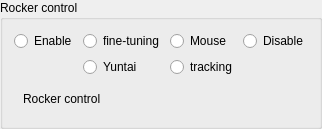
       <widget class="QGroupBox" name="groupBox_54_JoystickControl_Common">
        <property name="sizePolicy">
         <sizepolicy hsizetype="Minimum" vsizetype="Minimum">
          <horstretch>0</horstretch>
          <verstretch>0</verstretch>
         </sizepolicy>
        </property>
        <property name="minimumSize">
         <size>
          <width>2</width>
          <height>2</height>
         </size>
        </property>
        <property name="title">
         <string>Rocker control</string>
        </property>
        <layout class="QGridLayout" name="gridLayout_14">
         <item row="1" column="2">
          <widget class="QRadioButton" name="radioButton_JoystickEnableTracking_Common">
           <property name="sizePolicy">
            <sizepolicy hsizetype="Minimum" vsizetype="Fixed">
             <horstretch>0</horstretch>
             <verstretch>0</verstretch>
            </sizepolicy>
           </property>
           <property name="minimumSize">
            <size>
             <width>2</width>
             <height>2</height>
            </size>
           </property>
           <property name="text">
            <string>tracking</string>
           </property>
           <attribute name="buttonGroup">
            <string notr="true">buttonGroup_54_Joystick_Common</string>
           </attribute>
          </widget>
         </item>
         <item row="0" column="2">
          <widget class="QRadioButton" name="radioButton_JoystickEnableMouse_Common">
           <property name="sizePolicy">
            <sizepolicy hsizetype="Minimum" vsizetype="Fixed">
             <horstretch>0</horstretch>
             <verstretch>0</verstretch>
            </sizepolicy>
           </property>
           <property name="minimumSize">
            <size>
             <width>2</width>
             <height>2</height>
            </size>
           </property>
           <property name="text">
            <string>Mouse</string>
           </property>
           <attribute name="buttonGroup">
            <string notr="true">buttonGroup_54_GimbalControl_Tracking_Common</string>
           </attribute>
          </widget>
         </item>
         <item row="2" column="0" colspan="4">
          <widget class="QWidget" name="widget_JoystickWidget_Common" native="true">
           <property name="sizePolicy">
            <sizepolicy hsizetype="Minimum" vsizetype="Minimum">
             <horstretch>0</horstretch>
             <verstretch>0</verstretch>
            </sizepolicy>
           </property>
           <property name="minimumSize">
            <size>
             <width>2</width>
             <height>2</height>
            </size>
           </property>
           <layout class="QHBoxLayout" name="horizontalLayout_3">
            <item>
             <widget class="JoystickWidget" name="label_JoystickWidget_Common">
              <property name="sizePolicy">
               <sizepolicy hsizetype="Minimum" vsizetype="Minimum">
                <horstretch>0</horstretch>
                <verstretch>0</verstretch>
               </sizepolicy>
              </property>
              <property name="minimumSize">
               <size>
                <width>2</width>
                <height>2</height>
               </size>
              </property>
              <property name="text">
               <string>Rocker control</string>
              </property>
             </widget>
            </item>
           </layout>
          </widget>
         </item>
         <item row="0" column="3">
          <widget class="QRadioButton" name="radioButton_JoystickDisEnable_Common">
           <property name="sizePolicy">
            <sizepolicy hsizetype="Minimum" vsizetype="Fixed">
             <horstretch>0</horstretch>
             <verstretch>0</verstretch>
            </sizepolicy>
           </property>
           <property name="minimumSize">
            <size>
             <width>2</width>
             <height>2</height>
            </size>
           </property>
           <property name="text">
            <string>Disable</string>
           </property>
           <attribute name="buttonGroup">
            <string notr="true">buttonGroup_54_GimbalControl_Tracking_Common</string>
           </attribute>
          </widget>
         </item>
         <item row="0" column="1">
          <widget class="QRadioButton" name="radioButton_JoystickEnableFine_Common">
           <property name="sizePolicy">
            <sizepolicy hsizetype="Minimum" vsizetype="Fixed">
             <horstretch>0</horstretch>
             <verstretch>0</verstretch>
            </sizepolicy>
           </property>
           <property name="minimumSize">
            <size>
             <width>2</width>
             <height>2</height>
            </size>
           </property>
           <property name="text">
            <string>fine-tuning</string>
           </property>
           <attribute name="buttonGroup">
            <string notr="true">buttonGroup_54_GimbalControl_Tracking_Common</string>
           </attribute>
          </widget>
         </item>
         <item row="0" column="0">
          <widget class="QRadioButton" name="radioButton_JoystickEnable_Common">
           <property name="sizePolicy">
            <sizepolicy hsizetype="Minimum" vsizetype="Fixed">
             <horstretch>0</horstretch>
             <verstretch>0</verstretch>
            </sizepolicy>
           </property>
           <property name="minimumSize">
            <size>
             <width>2</width>
             <height>2</height>
            </size>
           </property>
           <property name="text">
            <string>Enable</string>
           </property>
           <attribute name="buttonGroup">
            <string notr="true">buttonGroup_54_GimbalControl_Tracking_Common</string>
           </attribute>
          </widget>
         </item>
         <item row="1" column="1">
          <widget class="QRadioButton" name="radioButton_JoystickEnableGimbal_Common">
           <property name="sizePolicy">
            <sizepolicy hsizetype="Minimum" vsizetype="Fixed">
             <horstretch>0</horstretch>
             <verstretch>0</verstretch>
            </sizepolicy>
           </property>
           <property name="minimumSize">
            <size>
             <width>2</width>
             <height>2</height>
            </size>
           </property>
           <property name="text">
            <string>Yuntai</string>
           </property>
           <attribute name="buttonGroup">
            <string notr="true">buttonGroup_54_Joystick_Common</string>
           </attribute>
          </widget>
         </item>
        </layout>
       </widget>
